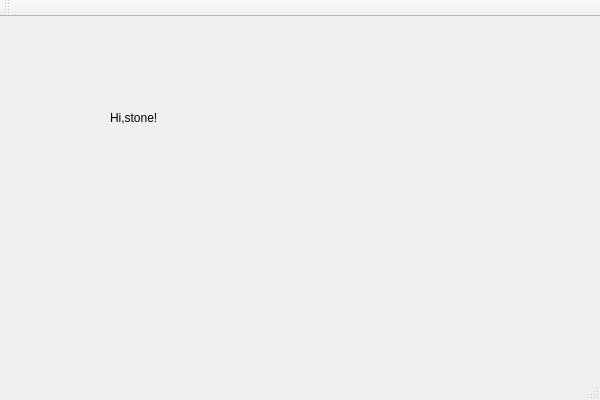
<?xml version="1.0" encoding="UTF-8"?>
<ui version="4.0">
 <class>HelloWorldClass</class>
 <widget class="QMainWindow" name="HelloWorldClass">
  <property name="geometry">
   <rect>
    <x>0</x>
    <y>0</y>
    <width>600</width>
    <height>400</height>
   </rect>
  </property>
  <property name="windowTitle">
   <string>HelloWorld</string>
  </property>
  <widget class="QWidget" name="centralWidget">
   <widget class="QLabel" name="label">
    <property name="geometry">
     <rect>
      <x>110</x>
      <y>80</y>
      <width>91</width>
      <height>41</height>
     </rect>
    </property>
    <property name="text">
     <string>Hi,stone!</string>
    </property>
   </widget>
  </widget>
  <widget class="QMenuBar" name="menuBar">
   <property name="geometry">
    <rect>
     <x>0</x>
     <y>0</y>
     <width>600</width>
     <height>23</height>
    </rect>
   </property>
  </widget>
  <widget class="QToolBar" name="mainToolBar">
   <attribute name="toolBarArea">
    <enum>TopToolBarArea</enum>
   </attribute>
   <attribute name="toolBarBreak">
    <bool>false</bool>
   </attribute>
  </widget>
  <widget class="QStatusBar" name="statusBar"/>
 </widget>
 <layoutdefault spacing="6" margin="11"/>
 <resources>
  <include location="HelloWorld.qrc"/>
 </resources>
 <connections/>
</ui>
